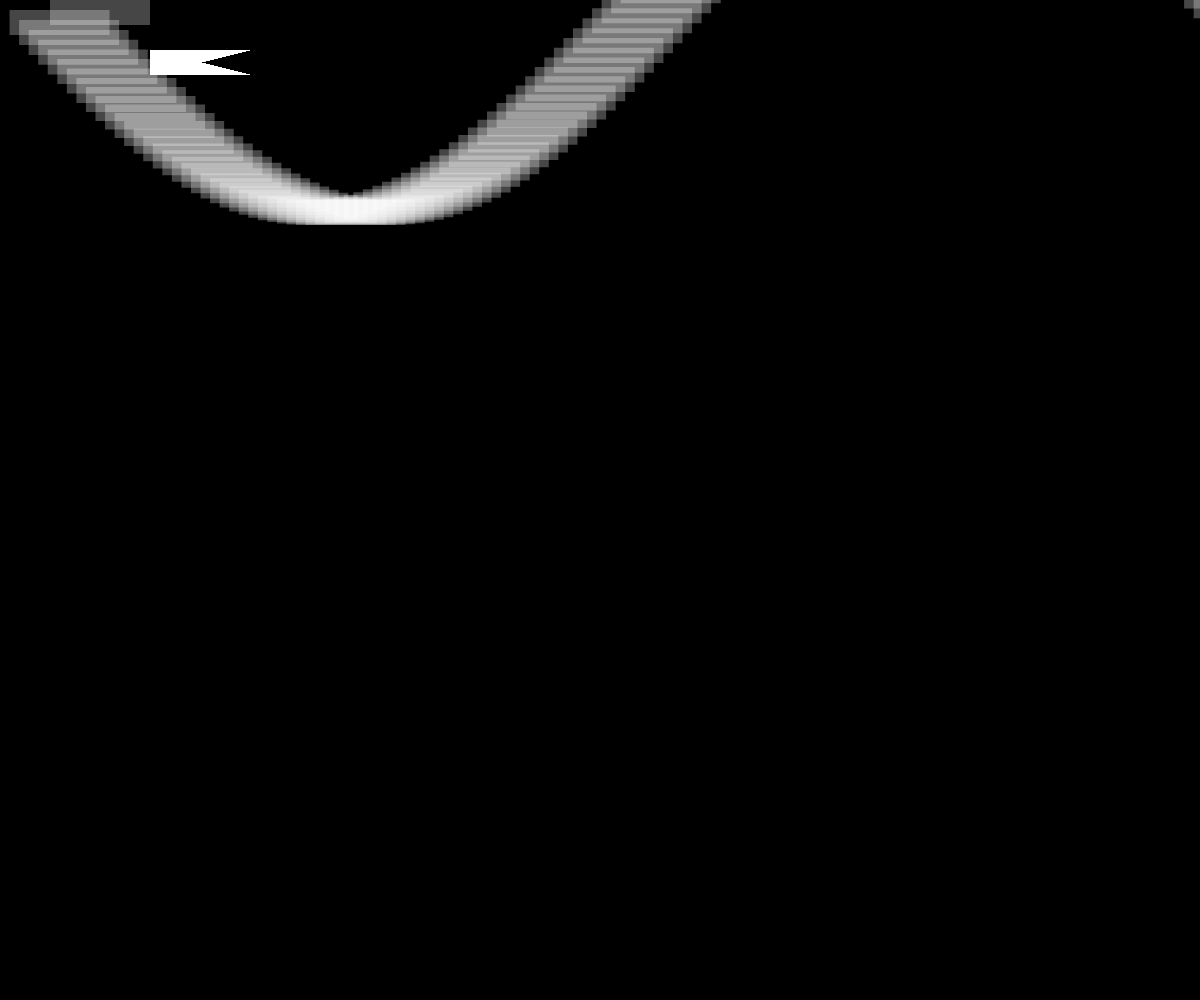
Frame 1 (no input)
Frame 2 (the mouse pressed at the canvas centre, redrawn once): blank canvas, image omitted

The p5.js sketch that drew this single still picture (run headless with seeded random() and noise() and a simulated clock; the mouse was pressed at the canvas centre and the sketch redrawn once):

// p5.js sketch
// ── sketch.js
//global variables

//creature1
//body
//x y coordinates
let recX = 50;
let recY = 50;
//width and height
const recWidth = 100;
const recHeight = 25;
//head
let triX1 = recX + recWidth;
let triY1 = recY;
let triX2 = triX1 + recWidth;
let triY2 = triY1 + recHeight;
let triX3 = triX1;
let triY3 = triY1 + recHeight; 

let ntriX1 = triX1;
let ntriY1 = triY1;
let ntriX2 = triX2;
let ntriY2 = triY2 - recHeight;
let ntriX3 = triX3;
let ntriY3 = triY3;

// let triX1 = 25;
// let triY1 = 5;
// let triX2 = 20;
// let triY2 = 15;
// let triX3 = 25;
// let triY3 = 5; 

// let ntriX1 = 25;
// let ntriY1 = 5;
// let ntriX2 = 20;
// let ntriY2 = 5;
// let ntriX3 = 25;
// let ntriY3 = 5;

let theta = 0;
//offset to increment angle
let thetaInc = 0.05;

// //variables to animate - offset and increment
let offset = 0;
let offsetInc = 0.01;


// // constants for amplitude/frequency of waves and diameter of circles
const AMP = 200;
const FREQ = 1;
const DIAMETER = 50;



function setup() {
    createCanvas(windowWidth, windowHeight);
    // background(0);
    noStroke();
    noLoop();

}
function draw() {


    
    background(0);

    fill(255, 255, 255, 70);
    while (theta < (TWO_PI * FREQ) + offset){
        recY = sin(theta) * AMP;

    rect(recX, recY, recWidth, recHeight);
    // fill(255, 255, 255);
    triangle(triX1, triY1, triX2, triY2, triX3, triY3);

    triangle(ntriX1, ntriY1, ntriX2, ntriY2, ntriX3, ntriY3);
    theta += thetaInc;
    recX = map(theta - offset, 0, TWO_PI * FREQ, 0, width);

}
offset -= offsetInc;
if(offset > TWO_PI){
  offset = 0;
}
}
